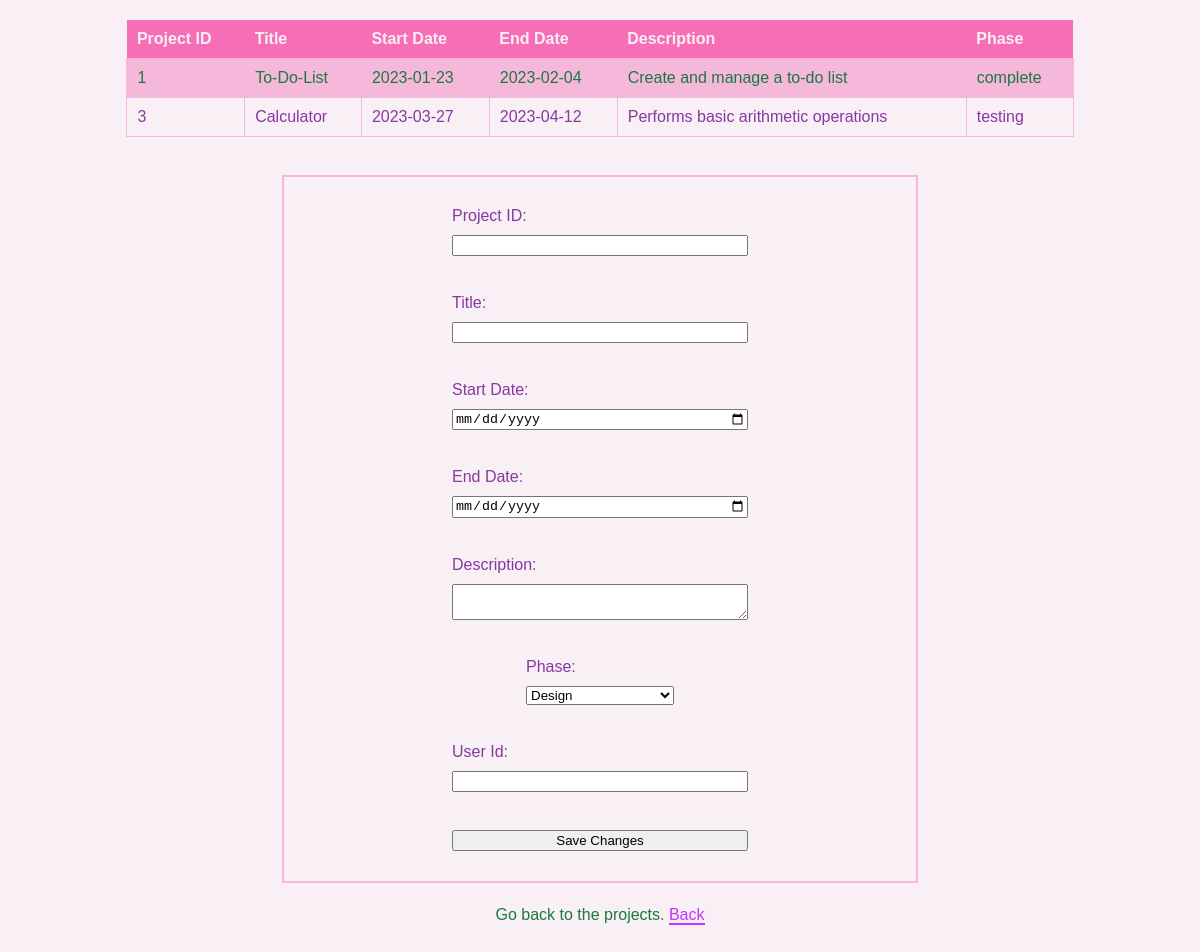
Screenshot of /update-project.php (signed in) with the database file from the repository.
### tables this page shows
CREATE TABLE `projects` (
  `pid` int UNSIGNED NOT NULL,
  `title` varchar(100) NOT NULL,
  `start_date` date DEFAULT NULL,
  `end_date` date DEFAULT NULL,
  `phase` enum('design','development','testing','deployment','complete') DEFAULT NULL,
  `description` varchar(500) DEFAULT NULL,
  `uid` int UNSIGNED NOT NULL
);

### update-project.php (the view, shortened to what this page needs)
<?php
require_once('connectdb.php');
if(isset($_SESSION['username'])){
    $username=$_SESSION['username'];
    $query = "SELECT uid from users where username = '$username'";
    $rows=$db->query($query);
    $row=$rows->fetch(PDO::FETCH_ASSOC);
    $uid = $row['uid'];
          $query="SELECT * FROM projects WHERE uid = '$uid'";
          $rows=$db->query($query);
         }
          if($rows && $rows->rowCount()> 0){
          ?>
          <table cellspacing="0"  cellpadding="5" id="projectTable" >
          <tr><th align='left'><b>Project ID</b></th>
            <th align='left'><b>Title</b></th>
          <th align='left'><b>Start Date</b></th >
          <th align='left'><b>End Date</b></th>
          <th align='left'><b>Description</b></th >
          <th align='left'><b>Phase</b></th ></tr>
          <?php
          while  ($row =  $rows->fetch())	{
            echo  "<tr><td align='left'>" . $row['pid'] . "</td>";
                    echo  "<td align='left'>" . $row['title'] . "</td>";
                    echo  "<td align='left'>" . $row['start_date'] . "</td>";
            echo  "<td align='left'>" . $row['end_date'] . "</td>";
                    echo "<td align='left'>". $row['description'] . "</td>";
            echo  "<td align='left'>" . $row['phase'] . "</td></tr>\n";
                }
          echo '</table>' . '<br>';
        }
?>
<!DOCTYPE html>
<html lang="en">
<head>
    <link rel="stylesheet" href="style.css">
</head>
<body>
    <form method="post" action="update-project.php">
        <label for="pid">Project ID:</label>
        <input type="text" name="pid" <?php echo htmlspecialchars('pid'); ?> required>
        <br>
        <label for="title">Title:</label>
        <input type="text" name="title" <?php echo htmlspecialchars('title'); ?> required>
        <br>
        <label for="start_date">Start Date:</label>
        <input type="date" name="start_date" <?php echo htmlspecialchars('start_date'); ?> required>
        <br>
        <label for="end_date">End Date:</label>
        <input type="date" name="end_date" <?php echo htmlspecialchars('end_date'); ?> required>
        <br>
        <label for="description">Description:</label>
        <textarea name="description" <?php echo htmlspecialchars('description'); ?>required> </textarea>
        <br>
        <label for="phase">Phase:</label>
        <select name="phase" placeholder="Phase" required>
            <option value="design">Design</option>
        </select>
        <br>
        <label for="uid">User Id:</label>
        <input type="text" name="uid" <?php echo htmlspecialchars('uid'); ?> required>
        <br>
        <input type="submit" value="Save Changes">
    </form>
</body>
    <p>Go back to the projects. <a href="registered-user.php">Back</a>  </p>
    <footer></footer>
</html>

### style.css (style rules this page uses)
body { background-color: #f8f0f4; font-family:'Gill Sans', 'Gill Sans MT', Calibri, 'Trebuchet MS', sans-serif; color: #8539a3; }
form { width: 50%; margin: 0 auto; border: 2px solid #f5b7da; padding: 20px; text-align: left; }
form label, form input { display: block; margin: 10px auto; width: 50%; }
label[for="description"], textarea[name="description"] { display: block; margin: 10px auto; width: 50%; }
label[for="phase"], select[name="phase"] { display: block; margin: 10px auto; width: 25%; }
#projectTable { border-collapse: collapse; width: 80%; margin: 20px auto; }
#projectTable th { font-weight: bold; background-color: #f86eb6; color: f8f0f4; padding: 10px; text-align: left; }
#projectTable td { padding: 10px; border: 1px solid #f5b7da; }
#projectTable tr:nth-child(even) { background-color: #f5b7da; color: 1a7941; }
p { margin: 10px 0; text-align: center; line-height: 1.5; padding: 10px; color: #1a7941; }
p a { color: #c731ff; text-decoration: none; border-bottom: 2px solid #c731ff; }
footer { padding: 20px; }

### rows the page displays
projects: pid "1", title "To-Do-List", start_date "2023-01-23", end_date "2023-02-04", description "Create and manage a to-do list", phase "complete"
projects: pid "3", title "Calculator", start_date "2023-03-27", end_date "2023-04-12", description "Performs basic arithmetic operations", phase "testing"
